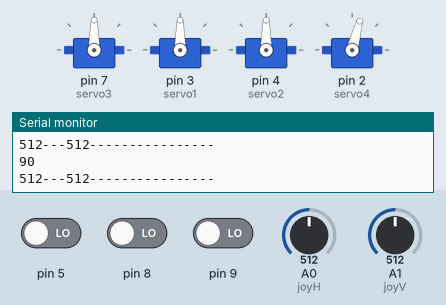
The sketch below on a simulated Arduino Uno, built with avr-gcc and run on an emulated ATmega328P. Parts: 4 × servo, the last lines printed to the serial monitor. Inputs (shaded band) come from the test bench; at power-on: pin 5 LOW, A0 (joyH) = 512, A1 (joyV) = 512, pin 9 LOW, pin 8 LOW.

Above: at 1.2 s.
1.3 s: pin 5 driven HIGH
At 2.08 s:
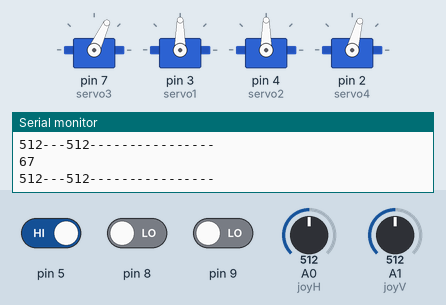
4.3 s: A0 (joyH) set to 716
At 5.1 s:
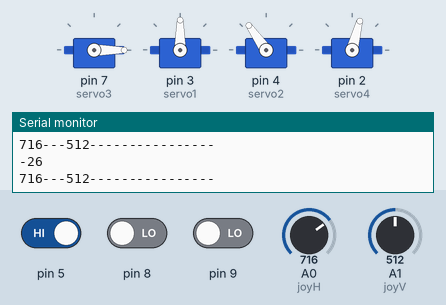
5.8 s: A1 (joyV) set to 716
At 7.0 s:
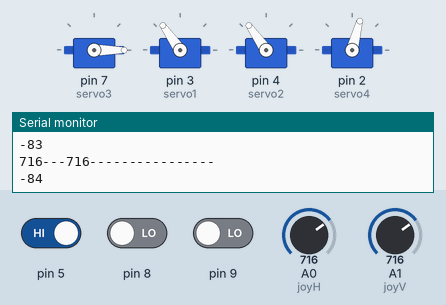
7.3 s: pin 9 driven HIGH
At 8.5 s:
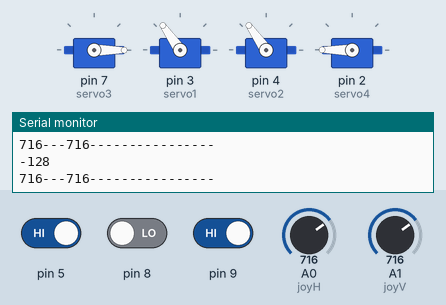
8.8 s: A0 (joyH) set to 900
At 9.5 s:
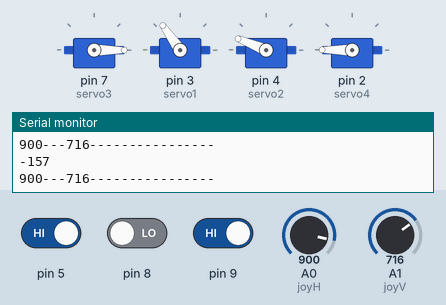
10.3 s: A1 (joyV) set to 900
At 11.0 s:
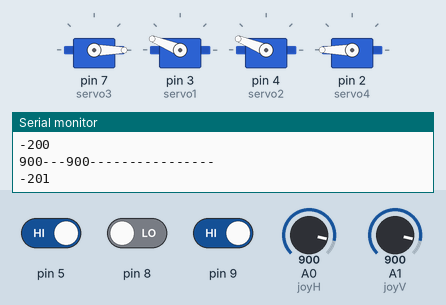
Timing chart, 0 to 12.8 s (numbered marks = the images above; inputs shaded):
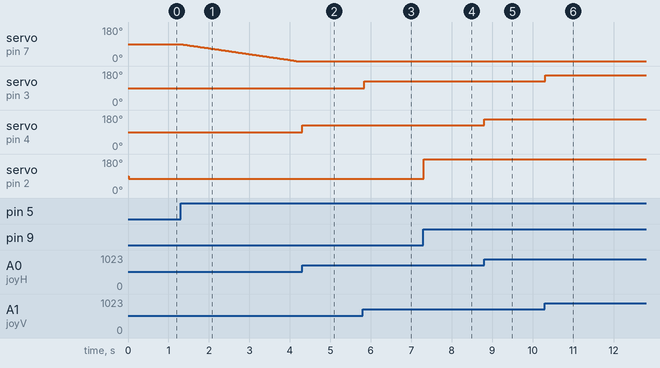

The sketch:

Jarvis.ino
```cpp
#include <Servo.h>

int r = 90 ;

const int servo1 = 3; //Высота

const int servo2 = 4; // По горизонтали

const int servo3 = 7;

const int servo4 = 2;

const int joyH = 0; // выход L/R джойстика Parallax

const int joyV = 1; // выход U/D джойстика Parallax


int servoVal; // для хранения данных

Servo myservo1;

Servo myservo2;

Servo servo;
Servo myservo4;
void setup() {
  pinMode( 5, INPUT);
  pinMode( 8, INPUT);
  pinMode( 9, INPUT);

  // Servo
  servo.attach(servo3);

  myservo1.attach(servo1);

  myservo2.attach(servo2);

  myservo4.attach(servo4);


  Serial.begin(9600);

}

void loop() {

  if (digitalRead(5)) {
    r--*8;

  }
  if (digitalRead(8)) {
    r++*8;


  }
Serial.println(r);


  servo.write(r);

  outputJoystick();


  servoVal = analogRead(joyH);

  servoVal = map(servoVal, 0, 1023, 0, 180);

  myservo2.write(servoVal);


  servoVal = analogRead(joyV);

  servoVal = map(servoVal, 0, 1023, 0, 180);

  myservo1.write(servoVal);
  delay(15);


  if (digitalRead(9)) {
    myservo4.write(180);

  }
  else {
    myservo4.write(75);
  }
}


void outputJoystick() {

  Serial.print(analogRead(joyH));

  Serial.print ("---");

  Serial.print(analogRead(joyV));

  Serial.println ("----------------");

}
```

Measured:
- after the input at 1.3 s, servo on pin 7 (servo3): moves from 90° to 0° over 2.9 s, starting at once
- after the input at 4.3 s, servo on pin 4 (servo2): 90° → 125° at once
- after the input at 5.8 s, servo on pin 3 (servo1): 90° → 125° at once
- after the input at 7.3 s, servo on pin 2 (servo4): 75° → 180° at once
- after the input at 8.8 s, servo on pin 4 (servo2): 125° → 158° at once
- after the input at 10.3 s, servo on pin 3 (servo1): 125° → 158° at once
